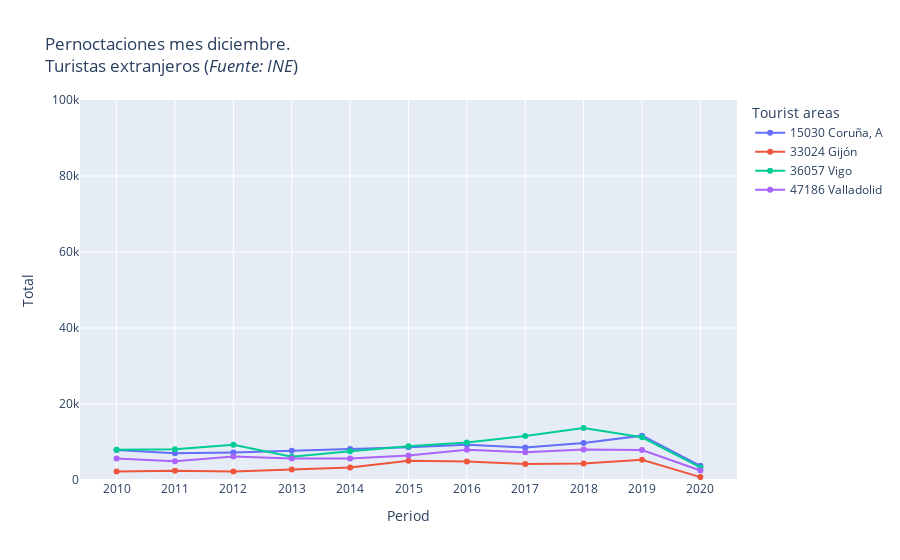

Notebook code for this chart:
### Markdown cell above
#### Residents abroad

### Code cell
maskresidence=df2['Residence']=='Residents abroad'
fig = px.line(df2[maskresidence], x='Period', y='Total', color='Tourist areas', markers=True, 
              title=title_template.format("extranjeros"))
fig.update_yaxes(range = [0,100000])
fig.show()

### Figure 1 — Plotly figure (JSON) as saved in the notebook; plotly's stock layout.template omitted (floating-point values rounded to 4 significant figures)
{"data": [{"hovertemplate": "Tourist areas=15030 Coruña, A<br>Period=%{x}<br>Total=%{y}<extra></extra>", "legendgroup": "15030 Coruña, A", "line": {"color": "#636efa", "dash": "solid"}, "marker": {"symbol": "circle"}, "mode": "markers+lines", "name": "15030 Coruña, A", "orientation": "v", "showlegend": true, "type": "scatter", "x": ["2010", "2011", "2012", "2013", "2014", "2015", "2016", "2017", "2018", "2019", "2020"], "xaxis": "x", "y": [7881, 7067, 7214, 7724, 8189, 8595, 9309, 8526, 9727, 11674, 3736], "yaxis": "y"}, {"hovertemplate": "Tourist areas=33024 Gijón<br>Period=%{x}<br>Total=%{y}<extra></extra>", "legendgroup": "33024 Gijón", "line": {"color": "#EF553B", "dash": "solid"}, "marker": {"symbol": "circle"}, "mode": "markers+lines", "name": "33024 Gijón", "orientation": "v", "showlegend": true, "type": "scatter", "x": ["2010", "2011", "2012", "2013", "2014", "2015", "2016", "2017", "2018", "2019", "2020"], "xaxis": "x", "y": [2211, 2405, 2224, 2739, 3294, 5071, 4868, 4202, 4368, 5327, 761], "yaxis": "y"}, {"hovertemplate": "Tourist areas=36057 Vigo<br>Period=%{x}<br>Total=%{y}<extra></extra>", "legendgroup": "36057 Vigo", "line": {"color": "#00cc96", "dash": "solid"}, "marker": {"symbol": "circle"}, "mode": "markers+lines", "name": "36057 Vigo", "orientation": "v", "showlegend": true, "type": "scatter", "x": ["2010", "2011", "2012", "2013", "2014", "2015", "2016", "2017", "2018", "2019", "2020"], "xaxis": "x", "y": [7944, 8096, 9289, 6109, 7589, 8910, 9848, 11609, 13707, 11253, 3294], "yaxis": "y"}, {"hovertemplate": "Tourist areas=47186 Valladolid<br>Period=%{x}<br>Total=%{y}<extra></extra>", "legendgroup": "47186 Valladolid", "line": {"color": "#ab63fa", "dash": "solid"}, "marker": {"symbol": "circle"}, "mode": "markers+lines", "name": "47186 Valladolid", "orientation": "v", "showlegend": true, "type": "scatter", "x": ["2010", "2011", "2012", "2013", "2014", "2015", "2016", "2017", "2018", "2019", "2020"], "xaxis": "x", "y": [5639, 4961, 6208, 5667, 5647, 6467, 7991, 7331, 8005, 7870, 2487], "yaxis": "y"}], "layout": {"legend": {"title": {"text": "Tourist areas"}, "tracegroupgap": 0}, "title": {"text": "Pernoctaciones mes diciembre. <br>Turistas extranjeros (<i>Fuente: <a href='https://www.ine.es/jaxiT3/files/t/en/csv_bd/2078.csv'>INE</a></i>)"}, "xaxis": {"anchor": "y", "domain": [0, 1], "title": {"text": "Period"}}, "yaxis": {"anchor": "x", "domain": [0, 1], "range": [0, 100000], "title": {"text": "Total"}}}}
